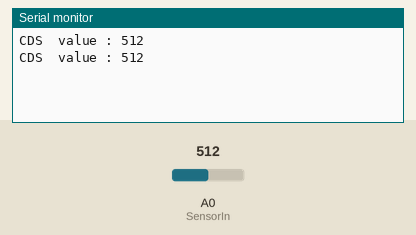
Recording of a sketch running on a simulated Arduino Uno, built with avr-gcc and run on an emulated ATmega328P. Parts: the last lines printed to the serial monitor. Inputs (shaded band) come from the test bench; at power-on: A0 (SensorIn) = 512.

Above: at 1.8 s.
1.9 s: A0 (SensorIn) set to 716
At 2.8 s:
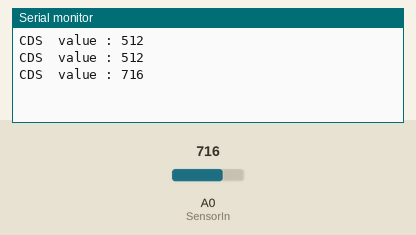
3.4 s: A0 (SensorIn) set to 900
At 4.8 s:
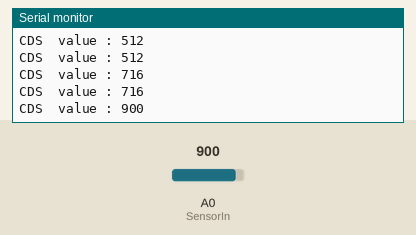
Timing chart, 0 to 6.4 s (numbered marks = the images above; inputs shaded):
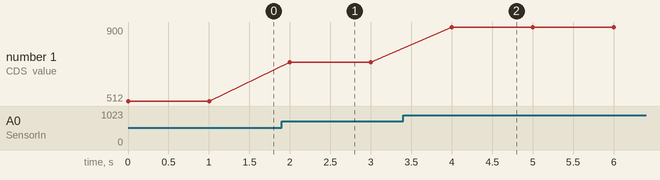

The sketch:

CDS.ino
```cpp
//*******************************************************************************
// Project : 조도센서 출력값 확인 하기
// Board : Arduino Uno
//*******************************************************************************
#define  SensorIn A0 // 아날로그 핀 번호

void setup(){
    Serial.begin(9600);
}

void loop(){
    int R = analogRead(SensorIn); //Read Sensor 센서 값

    Serial.print("CDS  value : ");
    Serial.println(R);    //시리얼 모니터에 출력
    delay(1000);  // 1초에 한번
}
```

Measured:
- after the input at 1.9 s, the serial monitor: prints a new line after 0.10 s (image 1)
- after the input at 3.4 s, the serial monitor: prints a new line after 0.60 s (image 2)
- plotted number 1: 512 → 716 after the input at 1.9 s, 716 → 900 after the input at 3.4 s
